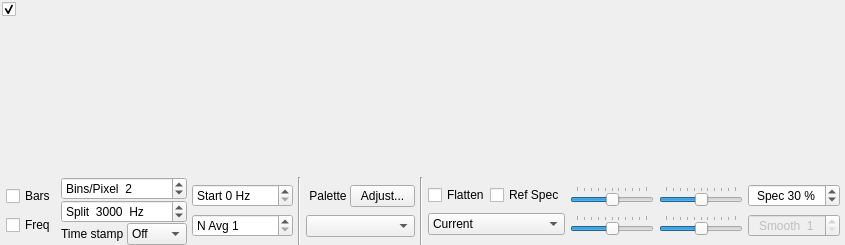
<?xml version="1.0" encoding="UTF-8"?>
<ui version="4.0">
 <class>WideGraph</class>
 <widget class="QDialog" name="WideGraph">
  <property name="geometry">
   <rect>
    <x>0</x>
    <y>0</y>
    <width>845</width>
    <height>245</height>
   </rect>
  </property>
  <property name="windowTitle">
   <string>Dialog</string>
  </property>
  <layout class="QVBoxLayout" name="verticalLayout">
   <property name="spacing">
    <number>1</number>
   </property>
   <property name="leftMargin">
    <number>0</number>
   </property>
   <property name="topMargin">
    <number>0</number>
   </property>
   <property name="rightMargin">
    <number>0</number>
   </property>
   <property name="bottomMargin">
    <number>0</number>
   </property>
   <item>
    <widget class="CPlotter" name="widePlot">
     <property name="enabled">
      <bool>true</bool>
     </property>
     <property name="sizePolicy">
      <sizepolicy hsizetype="Preferred" vsizetype="MinimumExpanding">
       <horstretch>0</horstretch>
       <verstretch>0</verstretch>
      </sizepolicy>
     </property>
     <property name="minimumSize">
      <size>
       <width>400</width>
       <height>100</height>
      </size>
     </property>
     <property name="frameShape">
      <enum>QFrame::NoFrame</enum>
     </property>
     <property name="frameShadow">
      <enum>QFrame::Plain</enum>
     </property>
     <property name="lineWidth">
      <number>1</number>
     </property>
     <widget class="QCheckBox" name="cbControls">
      <property name="geometry">
       <rect>
        <x>2</x>
        <y>1</y>
        <width>18</width>
        <height>17</height>
       </rect>
      </property>
      <property name="maximumSize">
       <size>
        <width>18</width>
        <height>16777215</height>
       </size>
      </property>
      <property name="toolTip">
       <string>&lt;html&gt;&lt;head/&gt;&lt;body&gt;&lt;p&gt;Controls&lt;/p&gt;&lt;/body&gt;&lt;/html&gt;</string>
      </property>
      <property name="text">
       <string/>
      </property>
      <property name="checked">
       <bool>true</bool>
      </property>
     </widget>
    </widget>
   </item>
   <item>
    <widget class="QWidget" name="controls_widget" native="true">
     <property name="sizePolicy">
      <sizepolicy hsizetype="Preferred" vsizetype="Maximum">
       <horstretch>0</horstretch>
       <verstretch>0</verstretch>
      </sizepolicy>
     </property>
     <layout class="QGridLayout" name="gridLayout">
      <property name="leftMargin">
       <number>0</number>
      </property>
      <property name="topMargin">
       <number>0</number>
      </property>
      <property name="rightMargin">
       <number>0</number>
      </property>
      <property name="bottomMargin">
       <number>0</number>
      </property>
      <property name="horizontalSpacing">
       <number>5</number>
      </property>
      <property name="verticalSpacing">
       <number>0</number>
      </property>
      <item row="0" column="6" rowspan="3">
       <widget class="Line" name="line">
        <property name="orientation">
         <enum>Qt::Vertical</enum>
        </property>
       </widget>
      </item>
      <item row="0" column="9" rowspan="3">
       <widget class="Line" name="line_2">
        <property name="orientation">
         <enum>Qt::Vertical</enum>
        </property>
       </widget>
      </item>
      <item row="0" column="4" rowspan="3">
       <layout class="QVBoxLayout" name="verticalLayout_4">
        <property name="spacing">
         <number>0</number>
        </property>
        <item>
         <widget class="QSpinBox" name="fStartSpinBox">
          <property name="minimumSize">
           <size>
            <width>0</width>
            <height>0</height>
           </size>
          </property>
          <property name="toolTip">
           <string>&lt;html&gt;&lt;head/&gt;&lt;body&gt;&lt;p&gt;Frequency at left edge of waterfall&lt;/p&gt;&lt;/body&gt;&lt;/html&gt;</string>
          </property>
          <property name="suffix">
           <string> Hz</string>
          </property>
          <property name="prefix">
           <string>Start </string>
          </property>
          <property name="maximum">
           <number>4900</number>
          </property>
          <property name="singleStep">
           <number>100</number>
          </property>
         </widget>
        </item>
        <item>
         <widget class="QSpinBox" name="waterfallAvgSpinBox">
          <property name="toolTip">
           <string>Number of FFTs averaged (controls waterfall scrolling rate)</string>
          </property>
          <property name="prefix">
           <string>N Avg </string>
          </property>
          <property name="minimum">
           <number>1</number>
          </property>
          <property name="maximum">
           <number>500</number>
          </property>
         </widget>
        </item>
       </layout>
      </item>
      <item row="0" column="0" rowspan="3">
       <spacer name="horizontalSpacer">
        <property name="orientation">
         <enum>Qt::Horizontal</enum>
        </property>
        <property name="sizeHint" stdset="0">
         <size>
          <width>5</width>
          <height>20</height>
         </size>
        </property>
       </spacer>
      </item>
      <item row="0" column="3" rowspan="3">
       <layout class="QVBoxLayout" name="verticalLayout_3">
        <property name="spacing">
         <number>0</number>
        </property>
        <item>
         <widget class="QSpinBox" name="bppSpinBox">
          <property name="minimumSize">
           <size>
            <width>100</width>
            <height>0</height>
           </size>
          </property>
          <property name="maximumSize">
           <size>
            <width>16777215</width>
            <height>16777215</height>
           </size>
          </property>
          <property name="toolTip">
           <string>Compression factor for frequency scale</string>
          </property>
          <property name="suffix">
           <string/>
          </property>
          <property name="prefix">
           <string>Bins/Pixel  </string>
          </property>
          <property name="minimum">
           <number>1</number>
          </property>
          <property name="maximum">
           <number>1000</number>
          </property>
          <property name="singleStep">
           <number>1</number>
          </property>
          <property name="value">
           <number>2</number>
          </property>
         </widget>
        </item>
        <item>
         <widget class="QSpinBox" name="fSplitSpinBox">
          <property name="minimumSize">
           <size>
            <width>100</width>
            <height>0</height>
           </size>
          </property>
          <property name="toolTip">
           <string>&lt;html&gt;&lt;head/&gt;&lt;body&gt;&lt;p&gt;Decode JT9 only above this frequency&lt;/p&gt;&lt;/body&gt;&lt;/html&gt;</string>
          </property>
          <property name="suffix">
           <string>  Hz</string>
          </property>
          <property name="prefix">
           <string>Split  </string>
          </property>
          <property name="maximum">
           <number>5000</number>
          </property>
          <property name="singleStep">
           <number>100</number>
          </property>
          <property name="value">
           <number>3000</number>
          </property>
         </widget>
        </item>
        <item>
         <layout class="QHBoxLayout" name="horizontalLayout_2">
          <item>
           <widget class="QLabel" name="labTime">
            <property name="toolTip">
             <string>&lt;html&gt;&lt;head/&gt;&lt;body&gt;&lt;p&gt;Position of time stamp above each interval line&lt;/p&gt;&lt;/body&gt;&lt;/html&gt;</string>
            </property>
            <property name="text">
             <string>Time stamp </string>
            </property>
           </widget>
          </item>
          <item>
           <widget class="QComboBox" name="timestampComboBox">
            <property name="toolTip">
             <string>&lt;html&gt;&lt;head/&gt;&lt;body&gt;&lt;p&gt;Position of time stamp above each interval line&lt;/p&gt;&lt;/body&gt;&lt;/html&gt;</string>
            </property>
            <property name="currentText">
             <string>Off</string>
            </property>
            <item>
             <property name="text">
              <string>Off</string>
             </property>
            </item>
            <item>
             <property name="text">
              <string>Left</string>
             </property>
            </item>
            <item>
             <property name="text">
              <string>Right</string>
             </property>
            </item>
           </widget>
          </item>
         </layout>
        </item>
       </layout>
      </item>
      <item row="0" column="7" rowspan="3">
       <layout class="QVBoxLayout" name="verticalLayout_6">
        <property name="spacing">
         <number>0</number>
        </property>
        <item>
         <layout class="QHBoxLayout" name="horizontalLayout">
          <item>
           <widget class="QLabel" name="labPalette">
            <property name="text">
             <string> Palette </string>
            </property>
            <property name="alignment">
             <set>Qt::AlignLeading|Qt::AlignLeft|Qt::AlignVCenter</set>
            </property>
           </widget>
          </item>
          <item>
           <widget class="QPushButton" name="adjust_palette_push_button">
            <property name="maximumSize">
             <size>
              <width>65</width>
              <height>16777215</height>
             </size>
            </property>
            <property name="toolTip">
             <string>&lt;html&gt;&lt;head/&gt;&lt;body&gt;&lt;p&gt;Enter definition for a new color palette.&lt;/p&gt;&lt;/body&gt;&lt;/html&gt;</string>
            </property>
            <property name="text">
             <string>Adjust...</string>
            </property>
            <property name="autoDefault">
             <bool>false</bool>
            </property>
           </widget>
          </item>
         </layout>
        </item>
        <item>
         <widget class="QComboBox" name="paletteComboBox">
          <property name="toolTip">
           <string>Select waterfall palette</string>
          </property>
         </widget>
        </item>
       </layout>
      </item>
      <item row="0" column="17" rowspan="3">
       <spacer name="horizontalSpacer_2">
        <property name="orientation">
         <enum>Qt::Horizontal</enum>
        </property>
        <property name="sizeHint" stdset="0">
         <size>
          <width>5</width>
          <height>20</height>
         </size>
        </property>
       </spacer>
      </item>
      <item row="0" column="2" rowspan="3">
       <layout class="QVBoxLayout" name="verticalLayout_2">
        <property name="spacing">
         <number>0</number>
        </property>
        <item>
         <widget class="QCheckBox" name="cbBars">
          <property name="maximumSize">
           <size>
            <width>16777215</width>
            <height>16777215</height>
           </size>
          </property>
          <property name="text">
           <string>Bars</string>
          </property>
         </widget>
        </item>
        <item>
         <widget class="QCheckBox" name="cbFreq">
          <property name="maximumSize">
           <size>
            <width>16777215</width>
            <height>16777215</height>
           </size>
          </property>
          <property name="text">
           <string>Freq</string>
          </property>
         </widget>
        </item>
       </layout>
      </item>
      <item row="0" column="10" rowspan="3">
       <layout class="QVBoxLayout" name="verticalLayout_7">
        <property name="spacing">
         <number>0</number>
        </property>
        <item>
         <layout class="QHBoxLayout" name="horizontalLayout_3">
          <item>
           <widget class="QCheckBox" name="cbFlatten">
            <property name="toolTip">
             <string>&lt;html&gt;&lt;head/&gt;&lt;body&gt;&lt;p&gt;Flatten spectral baseline over the full displayed interval.&lt;/p&gt;&lt;/body&gt;&lt;/html&gt;</string>
            </property>
            <property name="text">
             <string>Flatten</string>
            </property>
           </widget>
          </item>
          <item>
           <widget class="QCheckBox" name="cbRef">
            <property name="toolTip">
             <string>&lt;html&gt;&lt;head/&gt;&lt;body&gt;&lt;p&gt;Compute and save a reference spectrum.  (Not yet fully implemented.)&lt;/p&gt;&lt;/body&gt;&lt;/html&gt;</string>
            </property>
            <property name="text">
             <string>Ref Spec</string>
            </property>
           </widget>
          </item>
         </layout>
        </item>
        <item>
         <widget class="QComboBox" name="spec2dComboBox">
          <property name="toolTip">
           <string>&lt;html&gt;&lt;head/&gt;&lt;body&gt;&lt;p&gt;Select data for spectral display&lt;/p&gt;&lt;/body&gt;&lt;/html&gt;</string>
          </property>
          <property name="currentIndex">
           <number>0</number>
          </property>
          <item>
           <property name="text">
            <string>Current</string>
           </property>
          </item>
          <item>
           <property name="text">
            <string>Cumulative</string>
           </property>
          </item>
          <item>
           <property name="text">
            <string>Linear Avg</string>
           </property>
          </item>
          <item>
           <property name="text">
            <string>Reference</string>
           </property>
          </item>
          <item>
           <property name="text">
            <string>Q65_Sync</string>
           </property>
          </item>
          <item>
           <property name="text">
            <string>Total power (dB)</string>
           </property>
          </item>
         </widget>
        </item>
       </layout>
      </item>
      <item row="0" column="11" rowspan="3">
       <layout class="QVBoxLayout" name="verticalLayout_8">
        <property name="spacing">
         <number>0</number>
        </property>
        <item>
         <widget class="QSlider" name="gainSlider">
          <property name="sizePolicy">
           <sizepolicy hsizetype="Expanding" vsizetype="Fixed">
            <horstretch>1</horstretch>
            <verstretch>0</verstretch>
           </sizepolicy>
          </property>
          <property name="minimumSize">
           <size>
            <width>80</width>
            <height>0</height>
           </size>
          </property>
          <property name="maximumSize">
           <size>
            <width>200</width>
            <height>16777215</height>
           </size>
          </property>
          <property name="toolTip">
           <string>Waterfall gain</string>
          </property>
          <property name="minimum">
           <number>-50</number>
          </property>
          <property name="maximum">
           <number>50</number>
          </property>
          <property name="orientation">
           <enum>Qt::Horizontal</enum>
          </property>
          <property name="tickPosition">
           <enum>QSlider::TicksAbove</enum>
          </property>
         </widget>
        </item>
        <item>
         <widget class="QSlider" name="gain2dSlider">
          <property name="sizePolicy">
           <sizepolicy hsizetype="Expanding" vsizetype="Fixed">
            <horstretch>1</horstretch>
            <verstretch>0</verstretch>
           </sizepolicy>
          </property>
          <property name="minimumSize">
           <size>
            <width>80</width>
            <height>0</height>
           </size>
          </property>
          <property name="maximumSize">
           <size>
            <width>200</width>
            <height>16777215</height>
           </size>
          </property>
          <property name="toolTip">
           <string>Spectrum gain</string>
          </property>
          <property name="minimum">
           <number>-50</number>
          </property>
          <property name="maximum">
           <number>50</number>
          </property>
          <property name="orientation">
           <enum>Qt::Horizontal</enum>
          </property>
          <property name="tickPosition">
           <enum>QSlider::TicksAbove</enum>
          </property>
         </widget>
        </item>
       </layout>
      </item>
      <item row="0" column="12" rowspan="3">
       <layout class="QVBoxLayout" name="verticalLayout_9">
        <property name="spacing">
         <number>0</number>
        </property>
        <item>
         <widget class="QSlider" name="zeroSlider">
          <property name="sizePolicy">
           <sizepolicy hsizetype="Expanding" vsizetype="Fixed">
            <horstretch>1</horstretch>
            <verstretch>0</verstretch>
           </sizepolicy>
          </property>
          <property name="minimumSize">
           <size>
            <width>80</width>
            <height>0</height>
           </size>
          </property>
          <property name="maximumSize">
           <size>
            <width>200</width>
            <height>16777215</height>
           </size>
          </property>
          <property name="toolTip">
           <string>Waterfall zero</string>
          </property>
          <property name="minimum">
           <number>-50</number>
          </property>
          <property name="maximum">
           <number>50</number>
          </property>
          <property name="orientation">
           <enum>Qt::Horizontal</enum>
          </property>
          <property name="tickPosition">
           <enum>QSlider::TicksAbove</enum>
          </property>
         </widget>
        </item>
        <item>
         <widget class="QSlider" name="zero2dSlider">
          <property name="sizePolicy">
           <sizepolicy hsizetype="Expanding" vsizetype="Fixed">
            <horstretch>1</horstretch>
            <verstretch>0</verstretch>
           </sizepolicy>
          </property>
          <property name="minimumSize">
           <size>
            <width>80</width>
            <height>0</height>
           </size>
          </property>
          <property name="maximumSize">
           <size>
            <width>200</width>
            <height>16777215</height>
           </size>
          </property>
          <property name="toolTip">
           <string>Spectrum zero</string>
          </property>
          <property name="minimum">
           <number>-50</number>
          </property>
          <property name="maximum">
           <number>50</number>
          </property>
          <property name="orientation">
           <enum>Qt::Horizontal</enum>
          </property>
          <property name="tickPosition">
           <enum>QSlider::TicksAbove</enum>
          </property>
         </widget>
        </item>
       </layout>
      </item>
      <item row="0" column="13" rowspan="3">
       <layout class="QVBoxLayout" name="verticalLayout_10">
        <property name="spacing">
         <number>0</number>
        </property>
        <item>
         <widget class="QSpinBox" name="sbPercent2dPlot">
          <property name="minimumSize">
           <size>
            <width>75</width>
            <height>0</height>
           </size>
          </property>
          <property name="toolTip">
           <string>&lt;html&gt;&lt;head/&gt;&lt;body&gt;&lt;p&gt;Set fractional size of spectrum in this window.&lt;/p&gt;&lt;/body&gt;&lt;/html&gt;</string>
          </property>
          <property name="alignment">
           <set>Qt::AlignCenter</set>
          </property>
          <property name="suffix">
           <string> %</string>
          </property>
          <property name="prefix">
           <string>Spec </string>
          </property>
          <property name="maximum">
           <number>100</number>
          </property>
          <property name="singleStep">
           <number>5</number>
          </property>
          <property name="value">
           <number>30</number>
          </property>
         </widget>
        </item>
        <item>
         <widget class="QSpinBox" name="smoSpinBox">
          <property name="enabled">
           <bool>false</bool>
          </property>
          <property name="toolTip">
           <string>Smoothing of Linear Average spectrum</string>
          </property>
          <property name="alignment">
           <set>Qt::AlignCenter</set>
          </property>
          <property name="suffix">
           <string/>
          </property>
          <property name="prefix">
           <string>Smooth  </string>
          </property>
          <property name="minimum">
           <number>1</number>
          </property>
          <property name="maximum">
           <number>7</number>
          </property>
         </widget>
        </item>
       </layout>
      </item>
     </layout>
    </widget>
   </item>
  </layout>
 </widget>
 <customwidgets>
  <customwidget>
   <class>CPlotter</class>
   <extends>QFrame</extends>
   <header>widgets/plotter.h</header>
   <container>1</container>
  </customwidget>
 </customwidgets>
 <tabstops>
  <tabstop>cbControls</tabstop>
  <tabstop>adjust_palette_push_button</tabstop>
  <tabstop>cbFlatten</tabstop>
  <tabstop>cbRef</tabstop>
 </tabstops>
 <resources/>
 <connections/>
</ui>
